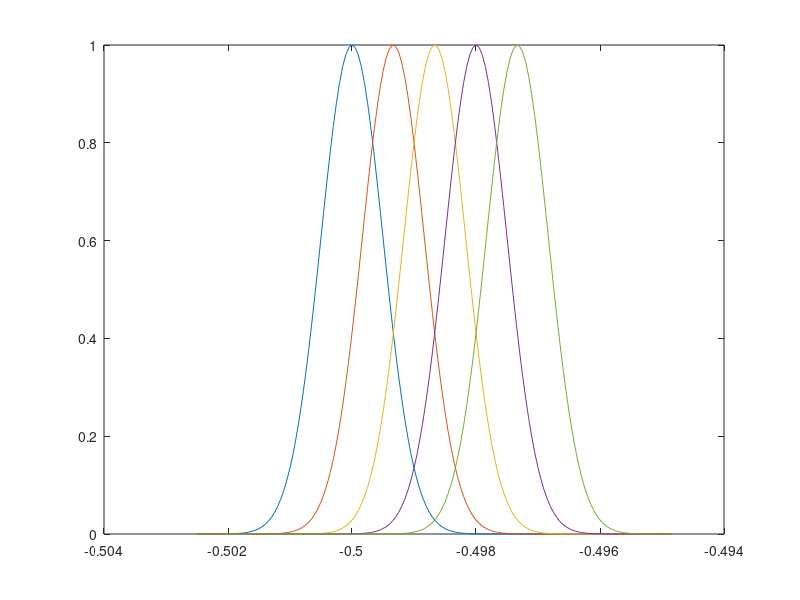

Write the MATLAB code that produced this figure.
% x = 0:0.1:10;
% y = gaussmf(x,[2 5]);
% plot(x,y)
% xlabel('gaussmf, P=[2 5]')
% 
% 

N_input = 3000;
std = 0.0005;

centers = -0.5 + (0:1:(N_input-1))*(1.5+0.5)/(N_input-1);

center_i = 1;
center_f = 5;

x = (centers(center_i)-(5*std)):0.00005:(centers(center_f)+(5*std));

% y = gaussmf(x, [std centers(center_i:center_f)]);
% y2 = gaussmf(x, [std centers(10)])
y = zeros(size(center_i:1:center_f,2), size(x,2));
for i=center_i:1:center_f
  y(i, :) = gaussmf(x, [std centers(i)]);
end

figure
plot(x,y);
